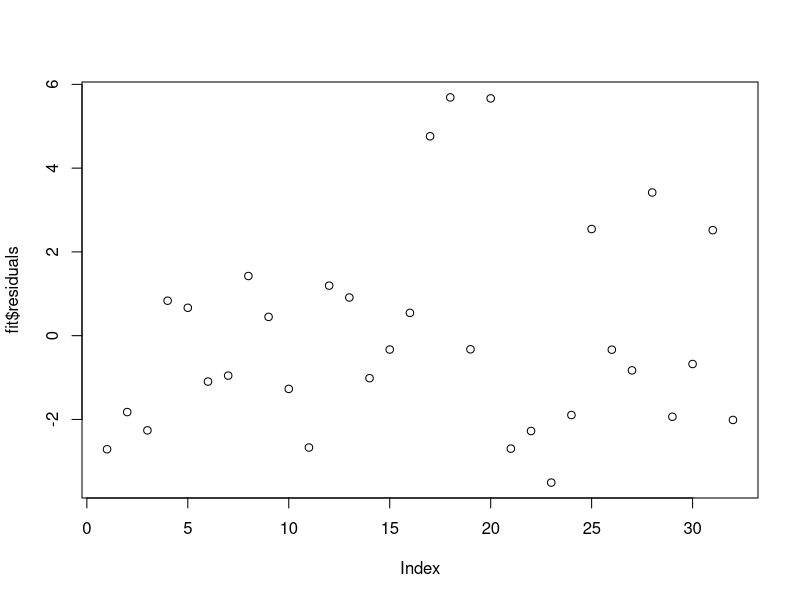
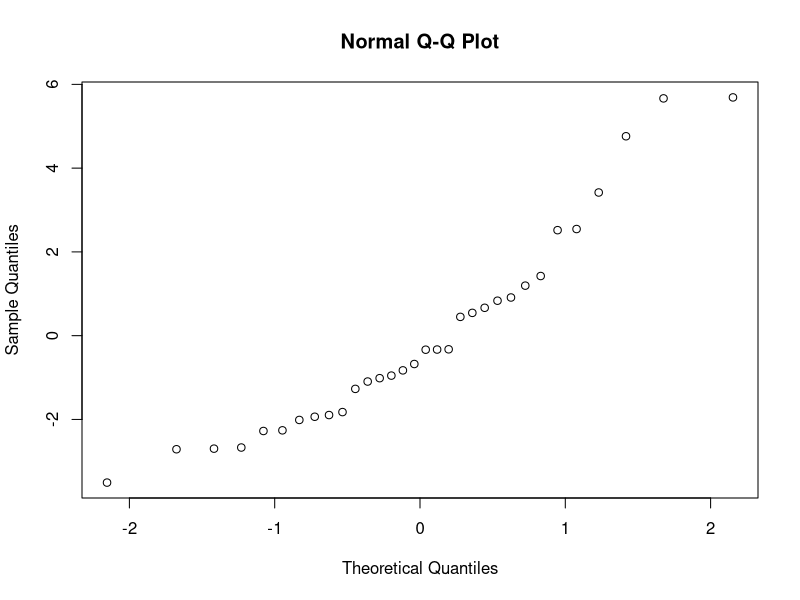

Reproduce these figures in R, in order.
## ---- chunk 1
head(mtcars)
str(mtcars)
attach(mtcars)
## ---- chunk 2
model <- mpg~disp + hp + drat + wt
fit <- lm(model, mtcars)
fit

## ---- chunk 3
summary(fit)
## ---- chunk 4
plot(fit$residuals)
## ---- chunk 5
qqnorm(fit$residuals)
